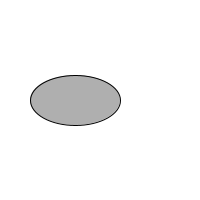
Frame 1 (no input)
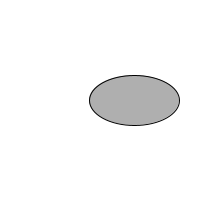
Frame 60 (the mouse pressed at the canvas centre just before this capture)
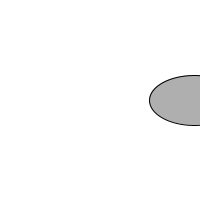
Frame 120 (the mouse held since frame 60 and released just before this capture)

The Processing sketch that drew these frames (run headless with seeded random() and noise(); from frame 60 on, the mouse is pressed at the canvas centre):

// Processing sketch: day_1_1
// ── day_1_1.pde
int circleX = 75; //declare variable and assign circleX
int circleY = 100; //declare variable and assign value to circle

void setup(){ //run setup once
  size(200,200); //size of screen
}
void draw(){
   background(255); //"background color
   stroke (0); //circle outline color
   fill(175); //circle inside color
   ellipse(circleX,circleY,90,50); //circle
   //e;;ipse(x position, position,radius X,radus Y)
  //circleX = circleX + 6;
  circleX++;
}
